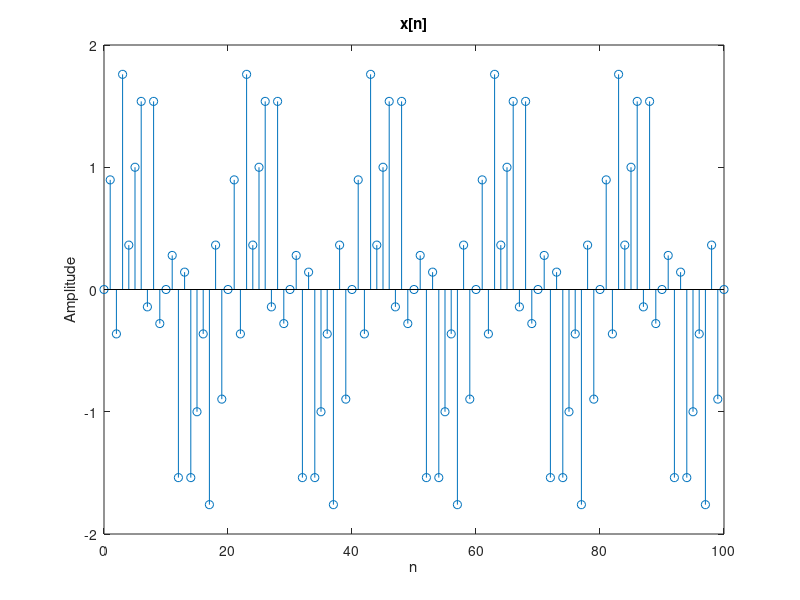
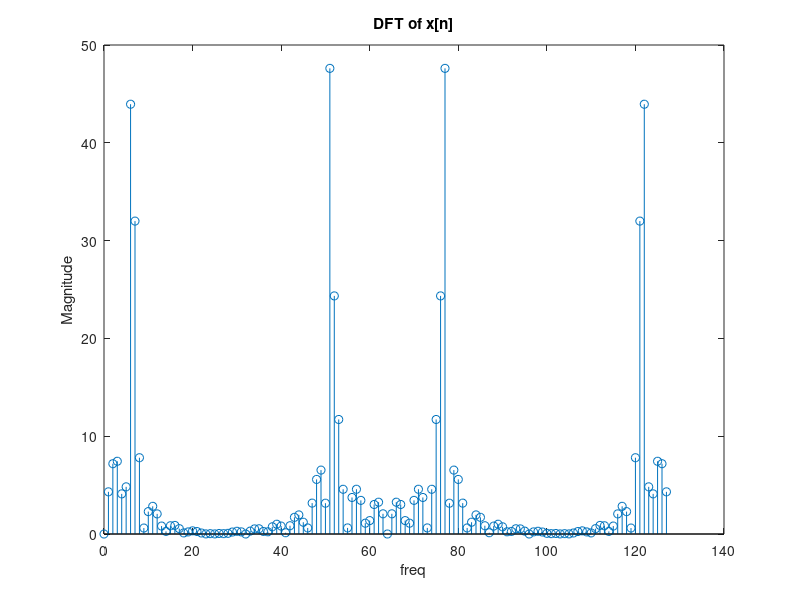
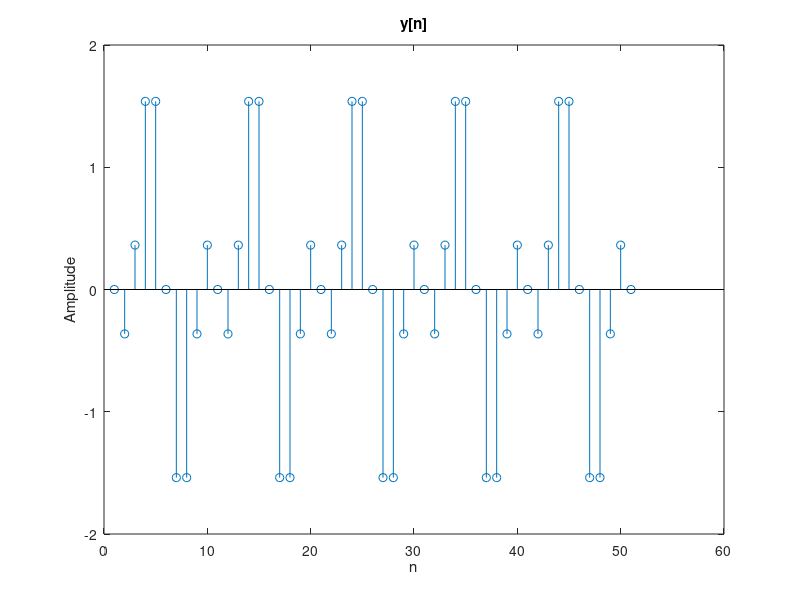
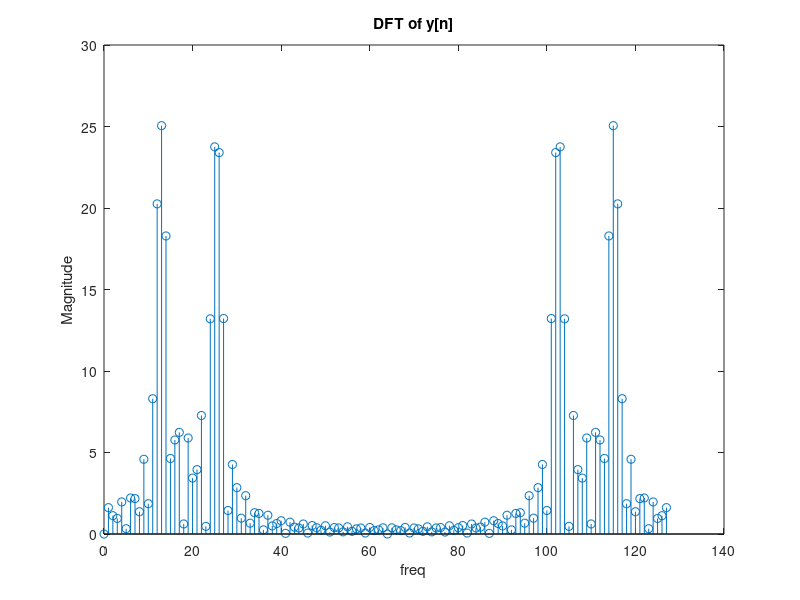

Write the MATLAB code that produced these figures, in order.
%MATLAB 6
%a
n=0:1:100; %0<=n<=100 
x=sin(2*pi*n*0.05)+sin(2*pi*n*0.4); %x[c-n]
figure
stem((0:100),x) %plot of x
xlabel("n")
ylabel("Amplitude")
title("x[n]")
x1=fft(x,128);%128 point DFT of x[n]
figure
stem((0:127),abs(x1))
xlabel("freq")
ylabel("Magnitude")
title("DFT of x[n]")
%b
%%
y=downsample(x,2);%downsample by factor of 2
y1=fft(y,128); %DFT of y
figure
stem(y)
xlabel("n")
ylabel("Amplitude")
title("y[n]")
figure
stem((0:127),abs(y1))
xlabel("freq")
ylabel("Magnitude")
title("DFT of y[n]")
%%
%c
h=[0.2 0.2 0.2 0.2 0.2];%antialiasing filter
z=conv(x,h);%convolution of x and h
z_d=downsample(z,2);%downsample z by a factor of 2
zd1=fft(z_d,128);%128 point DFT
figure
stem((0:length(z_d)-1),z_d)
xlabel("n")
ylabel("Amplitude")
title("z[n]-downsampled ")
figure
stem((0:length(zd1)-1),abs(zd1))
xlabel("freq")
ylabel("Magnitude")
title("DFT of z[n]-downsampled")
%%
%d
up_y=upsample(y,2);%interopolate y by a factor of 2
up_y1=fft(up_y,128);%DFT of interpolated y
figure
stem(up_y)
xlabel("n")
ylabel("Amplitude")
title("upsampled y by a factor of 2")
figure
stem((0:127),abs(up_y1))
xlabel("freq")
ylabel("Magnitude")
title("DFT upsampled y ")

up_z=upsample(z_d,2);%upsample downsampled z by a factor of 2
up_z1=fft(up_z,128);%DFT of upsampled z
figure
stem(up_z)
xlabel("n")
ylabel("Amplitude")
title("Interpolation of downsampled z by a factor of 2")
figure
stem((0:127),abs(up_z1))
xlabel("freq")
ylabel("Magnitude")
title("DFT upsampled z ")
%%
%e
xn=0:length(up_y)-1; %sample points for zero order hold
xqn=0:0.2:length(up_y)-1;%query points for finer sampling over the range of xn
vq1 = interp1(xn,up_y,xqn,'nearest'); %interpolate with zero order hold
figure
plot(xn,up_y,'o',xqn,vq1,':.');
xlabel("n")
ylabel("Amplitude")
title("Zero older hold for interpolated y")
vq1_f=fft(vq1,128);
figure
stem((0:127),abs(vq1_f))
xlabel("freq")
ylabel("Magnitude")
title("DFT zero order hold for upsampled y")

xn1=0:length(up_z)-1; %sample points for zero order hold
xqn1=0:0.25:length(up_z)-1;%query points for finer sampling over the range of xn1
vq11 = interp1(xn1,up_z,xqn1,'nearest'); %interpolate with zero order hold
figure
plot(xn1,up_z,'o',xqn1,vq11,':.');
xlabel("n")
ylabel("Amplitude")
title("Zero older hold for interpolated z")
vq11_f=fft(vq11,128);
figure
stem((0:127),abs(vq11_f))
xlabel("freq")
ylabel("Magnitude")
title("DFT zero order hold for upsampled z")
%%
%f
xn_n=0:length(up_y)-1; %sample points for linear interpolation
xqn_n=0:0.25:length(up_y)-1;%query points for finer sampling over the range of xn_n
vq1_n = interp1(xn_n,up_y,xqn_n);%interpolate with linear interpolation
figure
plot(xn_n,up_y,'o',xqn_n,vq1_n,':.');
xlabel("n")
ylabel("Amplitude")
title("Linear interpolation for interpolated y")
vq1_fn=fft(vq1_n,128);
figure
stem((0:127),abs(vq1_fn))
xlabel("freq")
ylabel("Magnitude")
title("DFT linear interpolation for upsampled y")

xn1_n=0:length(up_z)-1;
xqn1_n=0:0.25:length(up_z)-1;
vq11_n = interp1(xn1_n,up_z,xqn1_n);
figure
plot(xn1_n,up_z,'o',xqn1_n,vq11_n,':.');
xlabel("n")
ylabel("Amplitude")
title("Linear interpolation for interpolated z")
vq11_fn=fft(vq11_n,128);
figure
stem((0:127),abs(vq11_fn))
xlabel("freq")
ylabel("Magnitude")
title("DFT linear interpolation for upsampled z")
